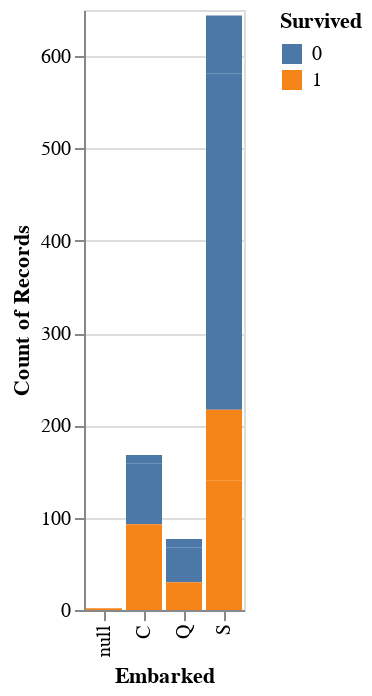

This figure's notebook cell:
### Markdown cell above
It is unclear, but families with less siblings/spouse have better record of surving. From `Parch`, no evident reasoning can be drawn.

### Code cell
alt.Chart(df_train).mark_bar().encode(
    x = 'Embarked',
    y = 'count()',
    color = 'Survived:N',
    tooltip = ['count()','Sex:N']
).interactive()

### Figure 1 — Vega-Lite specification as saved in the notebook (floating-point values rounded to 4 significant figures; data arrays with more than 128 entries replaced by an {"elided": "..."} marker saying what was removed)
{"config": {"view": {"continuousWidth": 400, "continuousHeight": 300}}, "data": {"name": "data-7e20af5516ca5367def43cffe16b7999"}, "mark": "bar", "encoding": {"color": {"field": "Survived", "type": "nominal"}, "tooltip": [{"aggregate": "count", "type": "quantitative"}, {"field": "Sex", "type": "nominal"}], "x": {"field": "Embarked", "type": "nominal"}, "y": {"aggregate": "count", "type": "quantitative"}}, "selection": {"selector007": {"type": "interval", "bind": "scales", "encodings": ["x", "y"]}}, "$schema": "https://vega.github.io/schema/vega-lite/v4.17.0.json", "datasets": {"data-7e20af5516ca5367def43cffe16b7999": {"elided": "891 records"}}}
